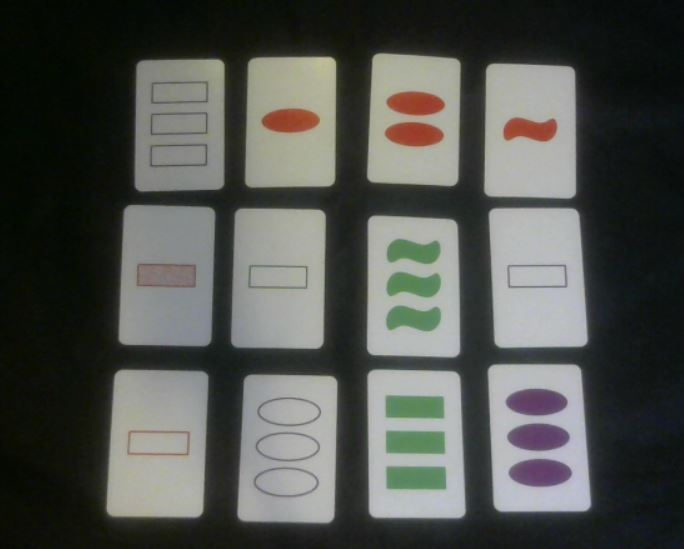
#> input picture img/cards1.jpg, 684 x 549 px, given in place of the camera
$ python callCamera.py
#> lines starting #> are read from the running program, lines starting #| are printed output that depends on the picture; after the words box and inside, x2 and y2 are one past the last pixel; in counts of white or black regions, pixels touching at a corner belong together
import cv2
import numpy as np
from pprint import pprint
from statistics import mean

cap = cv2.VideoCapture(0)

while(True):
    # Capture frame-by-frame
    ret, frame = cap.read()
#> frame is the input picture: shape (549, 684, 3); mean B, G, R 77.9, 82.1, 79.9
    # frame = cv2.imread('.\set.jpg')

    #-----Converting image to LAB Color model-----------------------------------
    lab= cv2.cvtColor(frame, cv2.COLOR_BGR2LAB)
#> lab: shape (549, 684, 3); mean of channels 0, 1, 2 83.8, 126.6, 129.9

    #-----Splitting the LAB image to different channels-------------------------
    l, a, b = cv2.split(lab)

    #-----Applying CLAHE to L-channel-------------------------------------------
    clahe = cv2.createCLAHE(clipLimit=2.0, tileGridSize=(10,10))
    cl = clahe.apply(l)

    #-----Merge the CLAHE enhanced L-channel with the a and b channel-----------
    limg = cv2.merge((cl,a,b))
#> limg: shape (549, 684, 3); mean of channels 0, 1, 2 96, 126.6, 129.9

    #-----Converting image from LAB Color model to RGB model--------------------
    final = cv2.cvtColor(limg, cv2.COLOR_LAB2BGR)

    # Convert contrast increased image to HSV
    hsv = cv2.cvtColor(final, cv2.COLOR_BGR2HSV)
#> hsv: shape (549, 684, 3); mean H, S, V 59.8, 35.8, 96.6
    # Split the channels
    h, s, v = cv2.split(hsv)

    # Shift hue to remove the rd color from the weird 0-360 overlap
    shiftAngle = 90
    _,hueAdditionMask = cv2.threshold(h,180-shiftAngle,255,cv2.THRESH_BINARY)
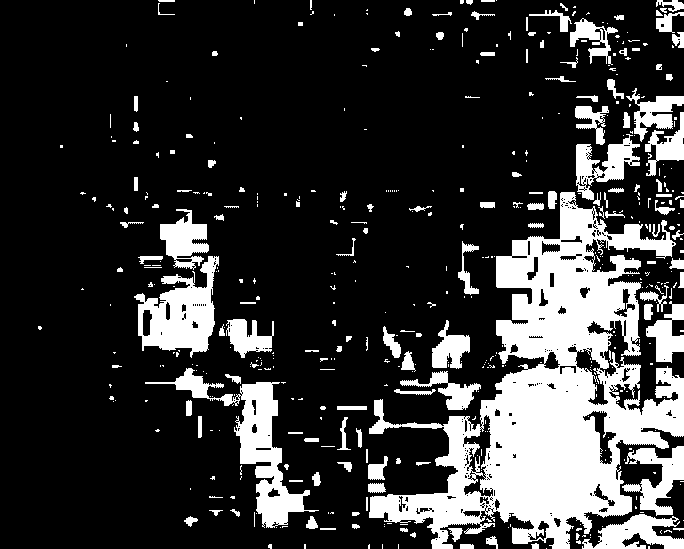
#> hueAdditionMask: shape (549, 684); 21.1% white; 480 white regions (338 under 20 px), largest, box (x1, y1, x2, y2) and area: (369, 192, 684, 549) 44294, (145, 368, 319, 528) 5450, (134, 256, 219, 358) 4404
    cv2.add(h, -(180-shiftAngle), h, mask=hueAdditionMask)
    cv2.add(h, shiftAngle, h, mask=cv2.bitwise_not(hueAdditionMask))

    # Convert contrasted frame to grayscale
    gray = cv2.cvtColor(final,cv2.COLOR_BGR2GRAY)
    # set threshold
    _,thresh1 = cv2.threshold(gray,160,255,cv2.THRESH_BINARY)
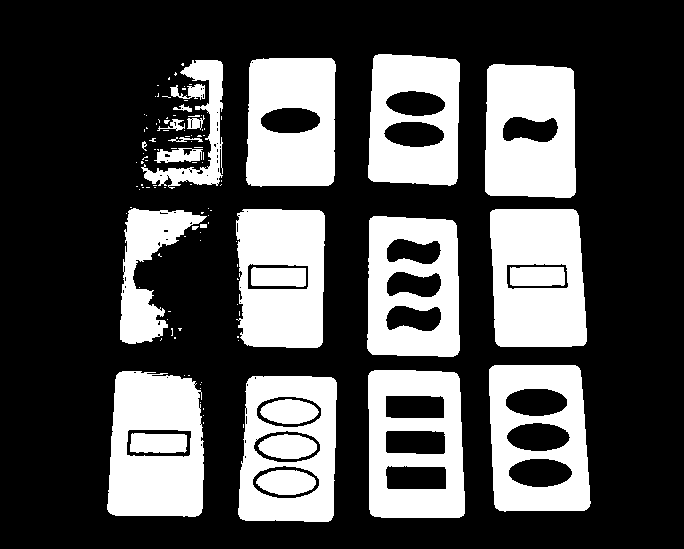
#> thresh1: shape (549, 684); 30.6% white; 118 white regions (91 under 20 px), largest, box (x1, y1, x2, y2) and area: (107, 371, 204, 517) 11165, (490, 209, 587, 347) 11053, (485, 64, 576, 198) 10576
    gray = np.float32(thresh1)
#> gray: shape (549, 684) float32; 30.6% white; 118 white regions (91 under 20 px)
    # find the contours
    contours,hirerarchy = cv2.findContours(thresh1,cv2.RETR_TREE,cv2.CHAIN_APPROX_SIMPLE)
#> contours = 203 contours, 158 with area under 20; largest, box (x1, y1, x2, y2) and area: (489, 365, 591, 512) 13556, (368, 370, 465, 518) 13516, (238, 376, 337, 522) 13146, (107, 371, 204, 517) 12519, (490, 209, 587, 347) 12215; hirerarchy = 203 rows, first 6: [1, -1, -1, -1], [2, 0, -1, -1], [3, 1, -1, -1], [4, 2, -1, -1], [5, 3, -1, -1], [6, 4, -1, -1]

    # Make rectangles of the contours
    rects = [cv2.minAreaRect(contour) for contour in contours]
#> rects = 203 items
    boxes = [cv2.boxPoints(rect) for rect in rects]
#> boxes = 203 items
    boxes = np.int0(boxes)
    # Find size of boxes
    areas = [cv2.contourArea(box) for box in boxes]
#> areas = 203 values, max 14339 at index 36, min 0 at index 0, mean 941.4

    # Scan rectangles for for the ones looking like cards
    cardIDs = [i for i in range(len(contours)) if areas[i] > 3000 and hirerarchy[0][i][3] == -1]
#> cardIDs = [8, 24, 32, 36, 61, 69, 72, 81, 173, 176, 197, 200]
    cards = boxes[cardIDs]

    # Find the number of elements big enough to be a symbol inside a card and their contour indexes
    numElem = [len([i for i in range(len(contours)) if hirerarchy[0][i][3] == j and areas[i] > 500]) for j in cardIDs]
#> numElem = [3, 1, 3, 3, 3, 1, 1, 0, 1, 0, 1, 2]
    symbolIDs = [[i for i in range(len(contours)) if hirerarchy[0][i][3] == j and areas[i] > 500] for j in cardIDs]
#> symbolIDs = [[9, 14, 18], [26], [33, 34, 35], [37, 38, 39], [62, 63, 64], [70], [75], [], [174], [], [198], [201, 202]]

    # create a mask of the contours
    contourMask = np.zeros_like(h)
    cv2.drawContours(contourMask, [contours[i] for symbol in symbolIDs for i in symbol], -1, color=255, thickness=-1)
#> contourMask: shape (549, 684); 7.3% white; 19 white regions, largest, box (x1, y1, x2, y2) and area: (252, 465, 320, 499) 1790, (126, 429, 192, 458) 1788, (253, 430, 321, 463) 1739
    _,contourMask = cv2.threshold(contourMask,127,255,cv2.THRESH_BINARY)

    # Normalize the hue map for the contours
    hNorm = h.copy()
    cv2.normalize(h,hNorm,0,255,norm_type=cv2.NORM_MINMAX,mask=cv2.bitwise_and(cv2.bitwise_not(thresh1),contourMask))
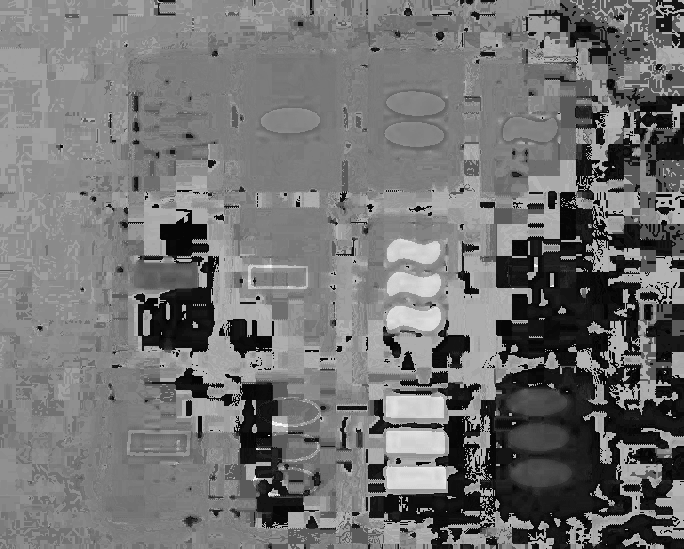
#> hNorm: shape (549, 684); min 0, max 255, mean 113.9
    # Normalize the saturation map for the contours
    sNorm = s.copy()
    cv2.normalize(s,sNorm,0,255,norm_type=cv2.NORM_MINMAX,mask=cv2.bitwise_and(cv2.bitwise_not(thresh1),contourMask))
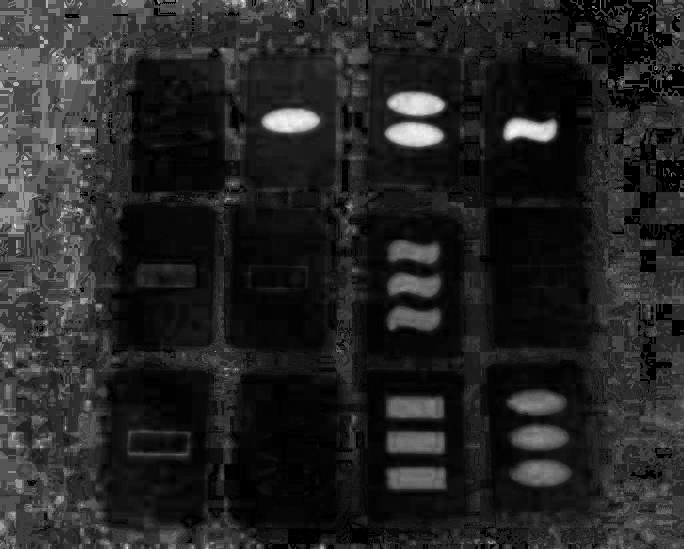
#> sNorm: shape (549, 684); min 0, max 255, mean 36.9

    # cv2.imshow('aNorm',cv2.bitwise_and(aNorm,aNorm,mask=cv2.bitwise_and(cv2.bitwise_not(thresh1),contourMask)))
    # cv2.imshow('hNorm',cv2.bitwise_and(hNorm,hNorm,mask=cv2.bitwise_and(cv2.bitwise_not(thresh1),contourMask)))
    # cv2.imshow('sNorm',cv2.bitwise_and(sNorm,sNorm,mask=cv2.bitwise_and(cv2.bitwise_not(thresh1),contourMask)))


    satMean = []
    hueMean = []
    # Loop over the cards
    for symbolIDsCard in symbolIDs:
        satMeanCard = []
        hueMeanCard = []
        # Loop over the symbols on the cards
        for symbolID in symbolIDsCard:
            # draw the contours on the frame
            cv2.drawContours(frame,[contours[symbolID]],-1,255,1)
            # Create a mask of the contours of the symbol
            contourMask = np.zeros_like(h)
            cv2.drawContours(contourMask, [contours[symbolID]], -1, color=255, thickness=-1)
            _,contourMask = cv2.threshold(contourMask,127,255,cv2.THRESH_BINARY)
            # narrow the mask to remove white, this leaves only the part with color
            mask = cv2.bitwise_and(contourMask,cv2.bitwise_not(thresh1))
            # find the mean of the saturation
            meanSat,stdDevSat = cv2.meanStdDev(sNorm,mask=mask)
            satMeanCard.append(meanSat[0,0])
            # find the mena of the hue
            meanHue,stdDevHue = cv2.meanStdDev(hNorm,mask=mask)
            hueMeanCard.append(meanHue[0,0])
        # average for all symbols on the card since they are the same color
        try:
            satMean.append(mean(satMeanCard))
        except:
            satMean.append(0)

        try:
            hueMean.append(mean(hueMeanCard))
        except:
            hueMean.append(0)
#> this loop made 12 passes
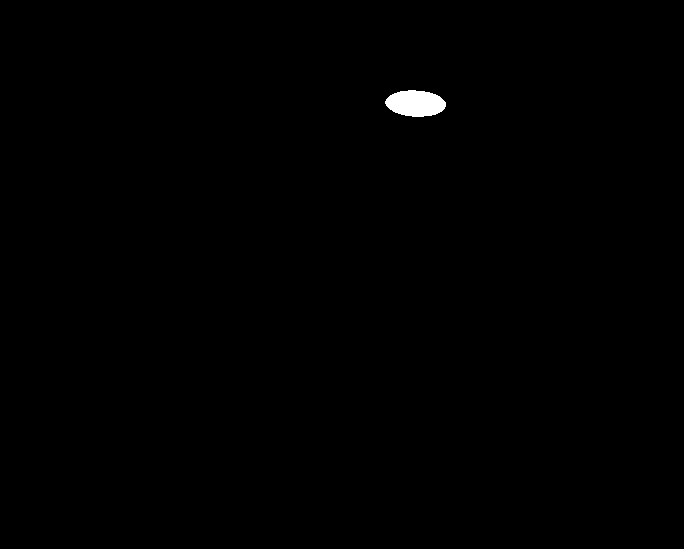
#> contourMask: shape (549, 684); 0.34% white; 1 white region, box (x1, y1, x2, y2) and area: (385, 90, 446, 117) 1258
#> after the loop, hueMean = [97.95, 142.9, 214.8, 67.69, 211.4, 38.3, 193, 0, 131.3, 0, 135.2, 132.8]; satMean = [5.94, 50.91, 92.36, 86.84, 90.08, 11.66, 19.52, 0, 177.3, 0, 191.5, 187.7]

    # draw the card contours on the frame
    cv2.drawContours(frame,cards,-1,255,2)
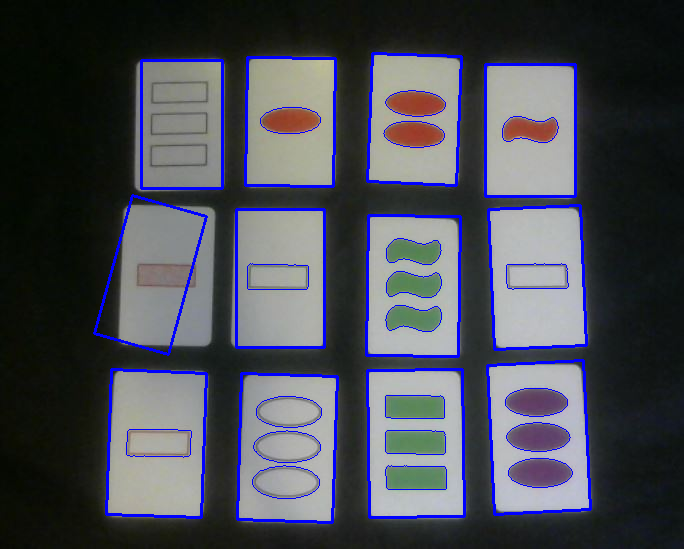
#> frame: shape (549, 684, 3); mean B, G, R 84.8, 75.8, 73.7

    # Loop over the cards
    for i in range(len(cardIDs)):
        # Get the moments of the card
        M = cv2.moments(cards[i])
        # calculate the center point of the card
        cx = int(M['m10']/M['m00'])
        cy = int(M['m01']/M['m00'])
        # write the number of symbols on the card
        cv2.putText(frame,str(numElem[i]),(cx,cy),cv2.FONT_HERSHEY_SIMPLEX,1.0,(255,0,255),2)
        # find the color of the symbols
        # purple empty symbols and purple half filled symbol are almost black and their saturation is thus low
        if satMean[i] < 20:
            cv2.putText(frame,"purple",(cx,cy+30),cv2.FONT_HERSHEY_SIMPLEX,1.0,(255,0,255),2)
        elif hueMean[i] > 105 and hueMean[i] < 150:
            cv2.putText(frame,"red",(cx,cy+30),cv2.FONT_HERSHEY_SIMPLEX,1.0,(255,0,255),2)
        elif hueMean[i] > 190:
            cv2.putText(frame,"green",(cx,cy+30),cv2.FONT_HERSHEY_SIMPLEX,1.0,(255,0,255),2)
        elif hueMean[i] < 100:
            cv2.putText(frame,"purple",(cx,cy+30),cv2.FONT_HERSHEY_SIMPLEX,1.0,(255,0,255),2)
        else:
            cv2.putText(frame,"unknown",(cx,cy+30),cv2.FONT_HERSHEY_SIMPLEX,1.0,(255,0,255),2)
#> this loop made 12 passes
#> (cx, cy) on passes 1 to 12: (286, 447), (155, 443), (415, 443), (538, 437), (413, 285), (537, 277), (280, 278), (150, 274), (530, 130), (181, 124), (290, 121), (414, 118)
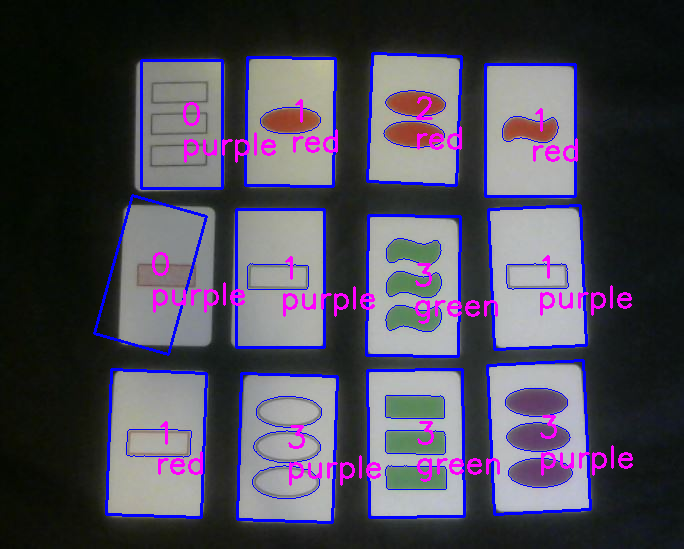
#> frame: shape (549, 684, 3); 2.32% of pixels changed, all inside (x1, y1, x2, y2) = (152, 96, 633, 486)

    # show the frame
    cv2.imshow('frame',frame)
    if cv2.waitKey(1) & 0xFF == 27:
#> (key Esc is pressed here)
        break
    # cv2.waitKey()

# When everything done, release the capture
cap.release()
cv2.destroyAllWindows()
